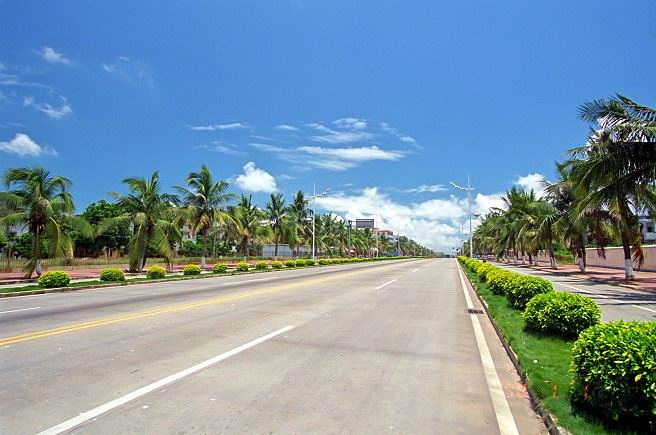
#> input picture python基础/图像基础/img/test1.jpg, 656 x 435 px
$ python hideMessages.py
#> lines starting #> are read from the running program, lines starting #| are printed output that depends on the picture; after the words box and inside, x2 and y2 are one past the last pixel; in counts of white or black regions, pixels touching at a corner belong together
#!/usr/bin/env python
# -*- coding: utf-8 -*-
"""
hideMessages.py

图像隐藏信息的原理:
    首先从源图中提取文字图像信息
    记录这个文字图像信息像素点在图像矩阵的位置
    对载体文件进行预处理,将蓝色像素值全部设为偶数
    最后将记录的文字信息像素点在载体文件对应位置的蓝色像素值设为奇数
图像隐藏信息解密原理:
    提取载体文件中蓝色像素值为奇数的像素点

@author: Oscar
"""

import cv2

#含有文字的图像
fnMessageImg = "img/test1.jpg"
#载体文件
fnBaseImg = "img/test2.jpg"
#包含隐藏信息的载体文件
fnSecretImg = "img/secret.jpg"

#注意是(b,g,r),而不是(r,g,b)
redColor=(0,0,255)
if __name__ == "__main__":
    print(u"正在处理中......")
    #图像大小
    messageImg = cv2.imread(fnMessageImg)
#> messageImg is the input picture: shape (435, 656, 3); mean B, G, R 163.1, 147.9, 122.4
    baseImg = cv2.imread(fnBaseImg)
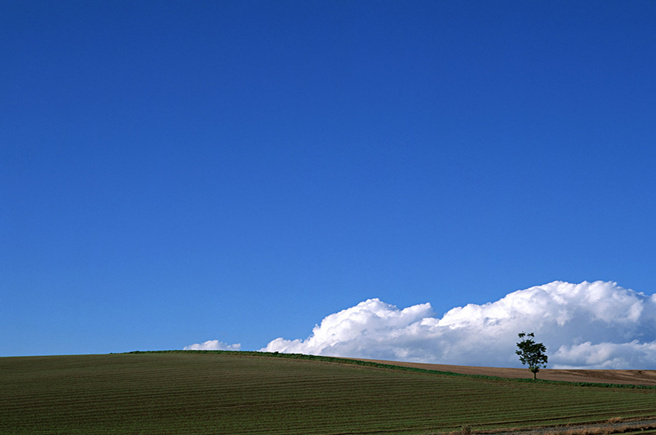
#> input picture python基础/图像基础/img/test2.jpg, 656 x 435 px
#> baseImg is the input picture: shape (435, 656, 3); mean B, G, R 162.9, 99.8, 59.6
    height = messageImg.shape[0]
#> height = 435
    width = messageImg.shape[1]
#> width = 656

    #加上要隐藏的信息
    cv2.putText(messageImg,"Hello World!",(20,300),cv2.FONT_HERSHEY_PLAIN,2.0,redColor,thickness = 2)
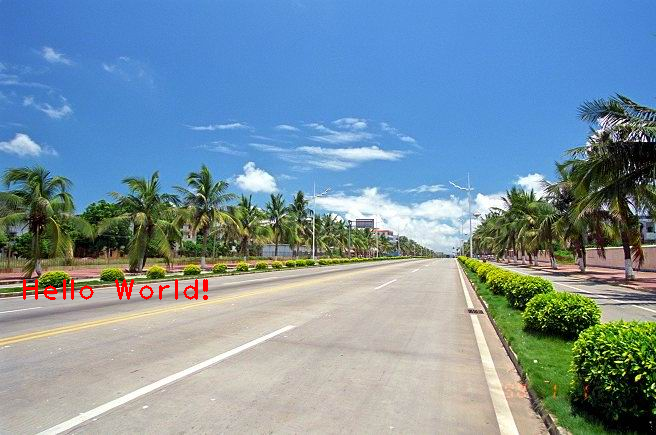
#> messageImg: shape (435, 656, 3); 0.37% of pixels changed, all inside (x1, y1, x2, y2) = (23, 279, 208, 300)

    cv2.namedWindow('messageImg')
    cv2.imshow('messageImg',messageImg)
    cv2.namedWindow('baseImg')
    cv2.imshow('baseImg',baseImg)

    #处理隐藏信息载体图
    #将所有蓝色值变成偶数
    for j in range(0,height):
        for i in range(0,width):
            if (baseImg[j,i,0] % 2) == 1:
                baseImg[j,i,0] -= 1
        print("changing......",round(50*j / height),"%")
        mirror_w = width /2

    #读取源图,将信息写人目标图,将有信息的像素点的蓝色值设为奇数
    for j in range(0,height):
        for i in range(0,width):
            if(messageImg[j,i,0],messageImg[j,i,1],messageImg[j,i,2]) == redColor:
                baseImg[j,i,0] += 1
        print("writing.......",round(50*j / height)+50,"%")
#> baseImg: shape (435, 656, 3); mean B, G, R 162.4, 99.8, 59.6

    #保存修改后的目标图,并显示
    cv2.namedWindow('secretImg')
    cv2.imshow('secretImg',baseImg)
    cv2.imwrite(fnSecretImg,baseImg)
    cv2.waitKey()
    cv2.destroyAllWindows()
